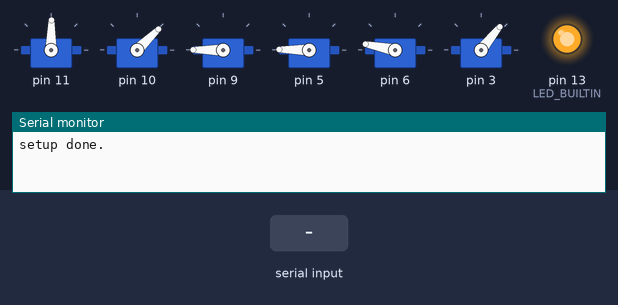
Bench run of a sketch on a simulated Arduino Uno, built with avr-gcc and run on an emulated ATmega328P. Parts: 6 × servo, output pins drawn as LEDs (lit = HIGH), the last lines printed to the serial monitor. The inputs (shaded band) are chosen by the test bench.

Above: at 10.6 s.
10.7 s: "POS1\n" received over Serial
At 11.4 s:
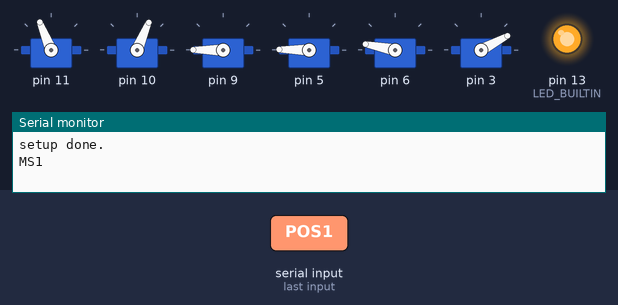
At 11.9 s:
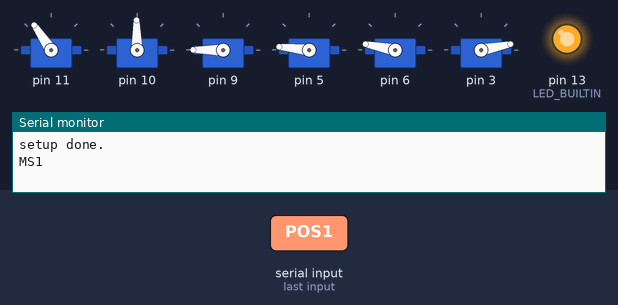
19.7 s: "POS2\n" received over Serial
At 20.06 s:
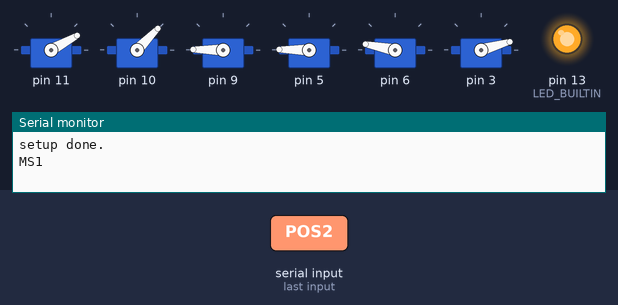
Timing chart, 0 to 31.7 s (numbered marks = the images above; inputs shaded):
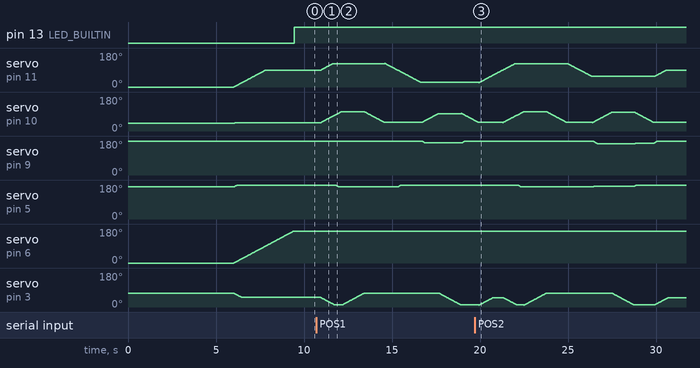

Measured:
- after the input at 10.7 s, servo on pin 11: rises from 89° to 125° in 3.6 s, then falls to 24° in 2.0 s

The sketch:

arduino_robot.ino
```cpp
#include <Braccio.h>
#include <Servo.h>

#define maxLength 64
String inString = String(maxLength);

/*
 * used in Braccio source
 */
Servo base;
Servo shoulder;
Servo elbow;
Servo wrist_rot;
Servo wrist_ver;
Servo gripper;

/*
 * blink on board led 0.5sec
 */
void blink_led(){
  digitalWrite(LED_BUILTIN, HIGH);
  delay(500);
  digitalWrite(LED_BUILTIN, LOW);
}

/*
 * move robot
 */
void move_robot(unsigned int move_position){
  pickup();
  if(move_position == 1){
    put_to_pos1();
  }
  else if(move_position == 2){
    put_to_pos2();
  }
  else if(move_position == 3){
    put_to_pos3();
  }

  home_position();
}

/*
 * Move to Home position
 */
void home_position(){
  Braccio.ServoMovement(20,  90,  45, 180, 180, 170,  50);
}

/*
 * move to pickup sushi
 */
void pickup(){
  Braccio.ServoMovement(20,  125,  85, 180, 180,  170,  10);
  Braccio.ServoMovement(20,  125, 102, 180, 170,  170,  10);
  Braccio.ServoMovement(20,  125, 102, 180, 170,  170, 100);
  Braccio.ServoMovement(20,  125,  45, 180, 170,  170, 100);
  Braccio.ServoMovement(20,   90,  45, 180, 170,  170, 100);
}

/*
 * Move to first saucer
 */
void put_to_pos1(){
  Braccio.ServoMovement(20,   23,  45, 180, 180,  170, 100);
  Braccio.ServoMovement(20,   23,  93, 170, 180,  170, 100);
  Braccio.ServoMovement(20,   23,  93, 170, 180,  170,  10);
  Braccio.ServoMovement(20,   23,  45, 180, 180,  170,  10);
}

/*
 * Move to second saucer
 */
void put_to_pos2(){
  Braccio.ServoMovement(20,   55,  45, 180, 170,  170, 100);
  Braccio.ServoMovement(20,   55,  99, 165, 175,  170, 100);
  Braccio.ServoMovement(20,   55,  99, 165, 175,  170,  10);
  Braccio.ServoMovement(20,   55,  45, 170, 180,  170,  10);
}

/*
 * Move to third saucer
 */
void put_to_pos3(){
  Braccio.ServoMovement(20,   88,  45, 180, 170,  170, 100);
  Braccio.ServoMovement(20,   88, 112, 152, 170,  170, 100);
  Braccio.ServoMovement(20,   88, 112, 152, 170,  170,  10);
  Braccio.ServoMovement(20,   88,  45, 170, 170,  170,  10);
}

/**************************************************************/


/*
 * Initial Setup
 */
void setup() {
  Serial.begin(9600);
  pinMode(LED_BUILTIN, OUTPUT);
  inString = "";

  Braccio.begin();

  home_position();

  Serial.println(F("setup done."));

}

/*
 * main loop
 */
void loop() {
  if (Serial.available() > 0) {
    char inChar = Serial.read();
    inString.concat(String(inChar));
    if (inChar == '\n') {
      digitalWrite(LED_BUILTIN, HIGH);
      if (inString.startsWith("POS1")) {
        Serial.println("MS1");
        move_robot(1);
        Serial.println("MF");
      } else if (inString.startsWith("POS2")) {
        Serial.println("MS2");
        move_robot(2);
        Serial.println("MF");
      } else if (inString.startsWith("POS3")) {
        Serial.println("MS3");
        move_robot(3);
        Serial.println("MF");
      }
      else{
        Serial.println("NM");
      }
      digitalWrite(LED_BUILTIN, LOW);
      inString = "";
    }
  }
  else{
    blink_led();
  }
}
```
